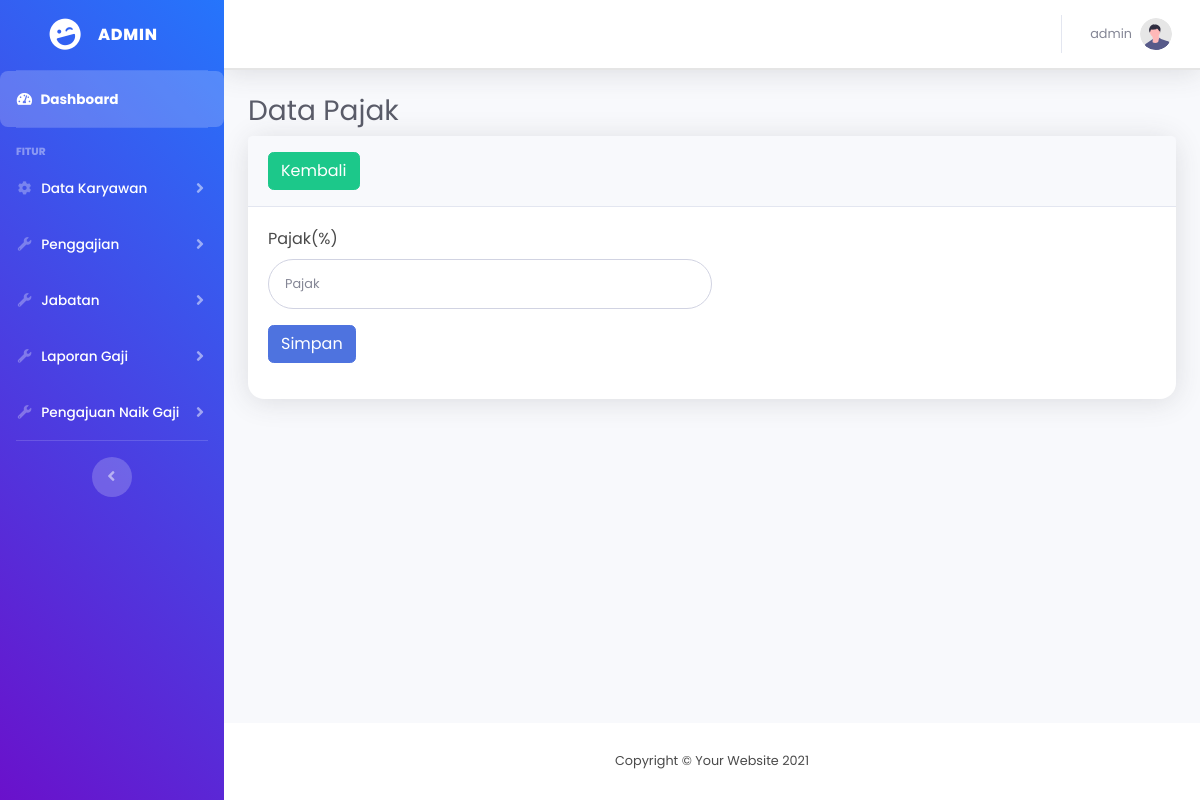
The app's page /admin/pajak.php (signed in), older data.
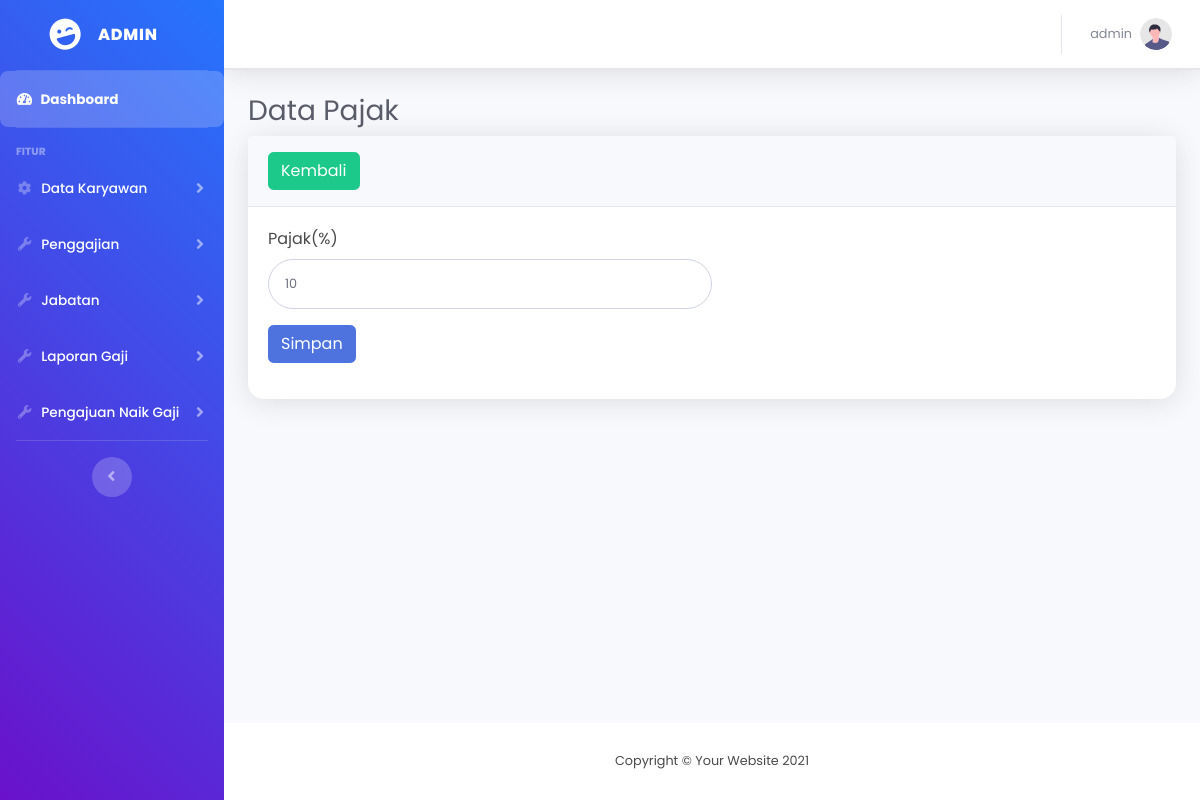
The same page, newer data.
### tables this page shows
CREATE TABLE `pajak` (
  `id` int(11) NOT NULL,
  `pajak` decimal(10,0) NOT NULL
);

### admin/pajak.php (the view, shortened to what the changed rows need)
<?php
include '../koneksi.php';
$query = mysqli_query($koneksi, 'SELECT * FROM pajak LIMIT 1');
$data = mysqli_fetch_assoc($query);
?>
<!DOCTYPE html>
<html lang="en">
<head>
    <link href="../assets/vendor/fontawesome-free/css/all.min.css" rel="stylesheet" type="text/css">
    <link href="../assets/css/sb-admin-2.min.css" rel="stylesheet">
</head>
<body id="page-top">
    <div id="wrapper">
        <div id="content-wrapper" class="d-flex flex-column">
            <div id="content">
                <div class="container-fluid">
                    <h1 class="h3 mb-2 text-gray-800">Data Pajak</h1>
                    <div class="card shadow mb-4">
                        <div class="card-body">
                            <form method="post" class="user" enctype="multipart/form-data">
                                <div class="form-group">
                                    <label for="">Pajak(%)</label>
                                    <input type="text" name="pajak" value="<?= $data['pajak'] ?>"
                                        class="form-control form-control-user col-6" placeholder="Pajak">
                                </div>
                            </form>
                        </div>
                    </div>
                </div>
            </div>
        </div>
    </div>
</body>
</html>

Row changes from the older to the newer data that the page shows:
added pajak: pajak "10"
